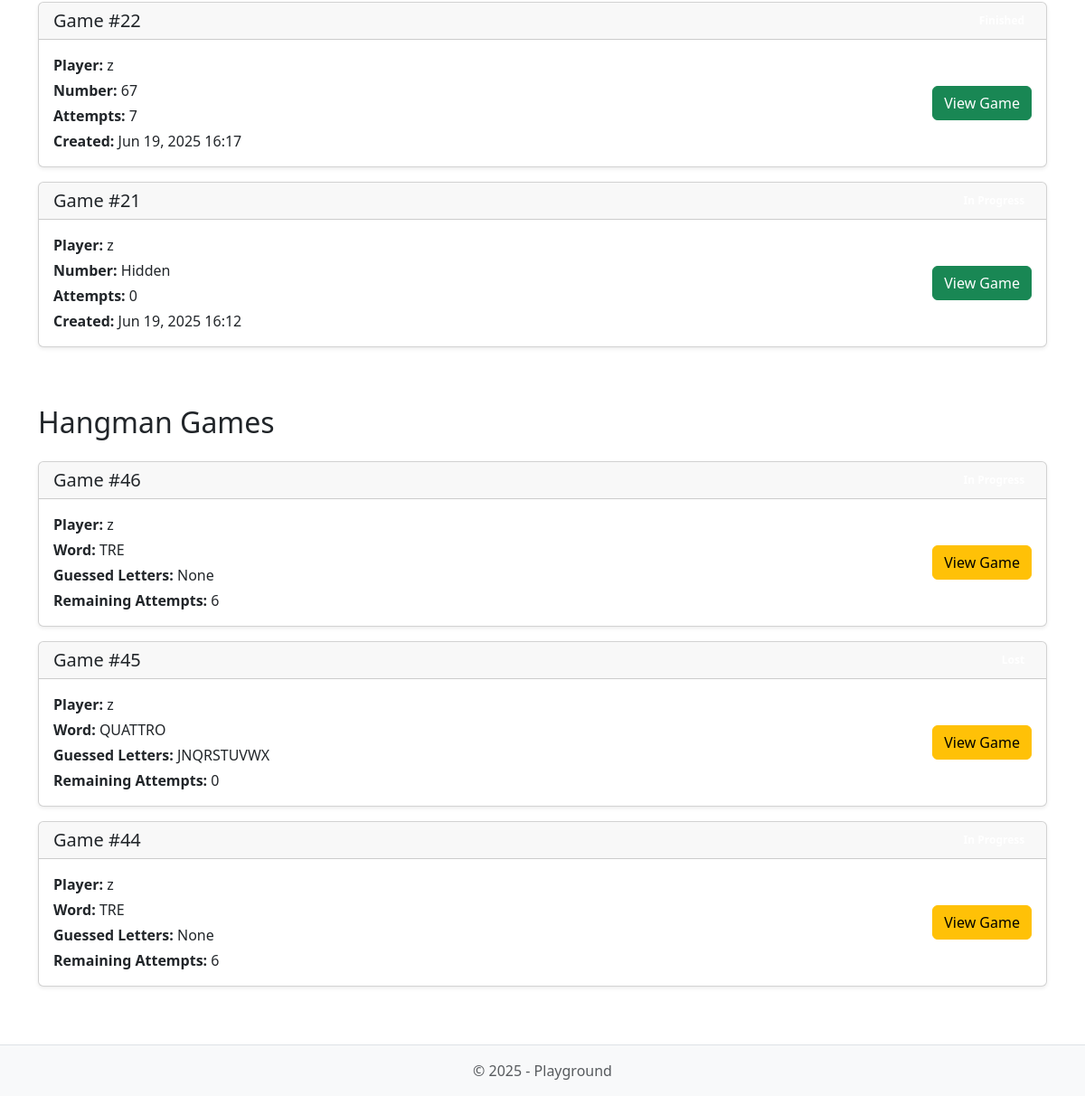
The page /play/past-games/ (signed in, lower part) on the database as committed earlier.
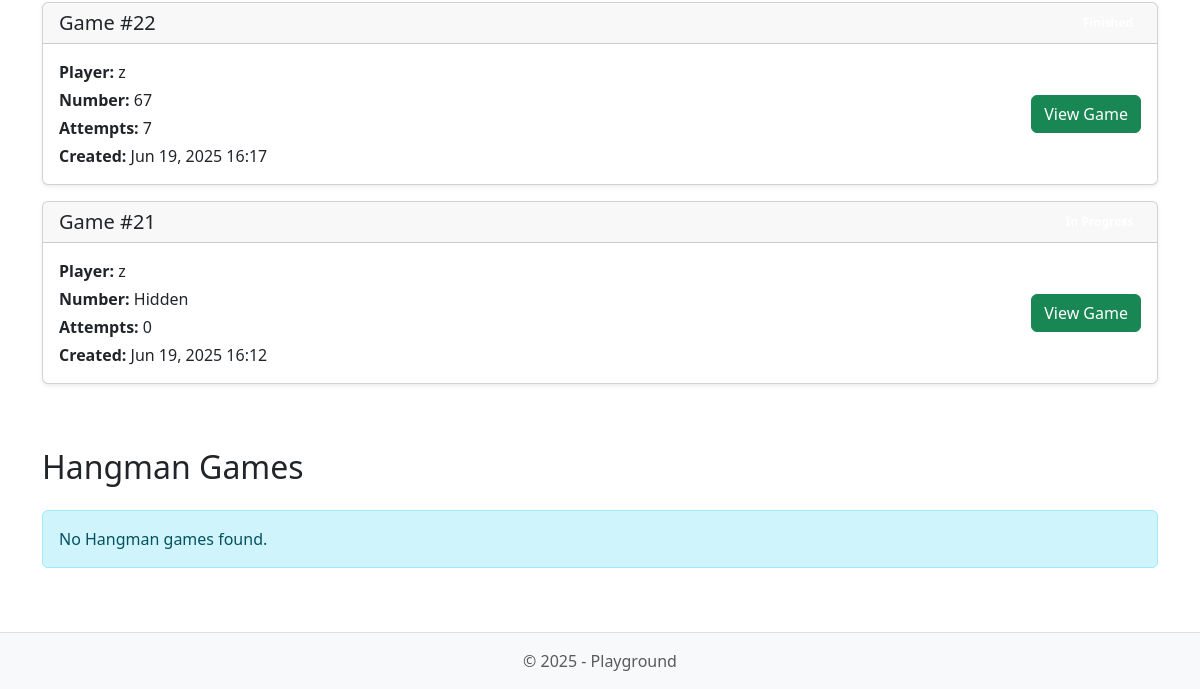
The same page on the database as committed later.
### guess/models.py (models this page shows)
class GuessGame(models.Model):
    user = models.ForeignKey(User, on_delete=models.CASCADE)
    number = models.IntegerField()
    is_over = models.BooleanField(default=False)
    attempts = models.IntegerField(default=0)
    created_at = models.DateTimeField(auto_now_add=True)

### hangman/models.py (models this page shows, shortened)
class HangmanGame(models.Model):
    user = models.ForeignKey(User, on_delete=models.CASCADE)
    word = models.ForeignKey(HangmanWord, on_delete=models.CASCADE)
    guessed_letters = models.CharField(max_length=100, default="")
    remaining_attempts = models.IntegerField(default=6)
    is_over = models.BooleanField(default=False)
    won = models.BooleanField(null=True)
    created_at = models.DateTimeField(auto_now_add=True)

class HangmanWord(models.Model):
    text = models.CharField(max_length=50, unique=True)

### play/views.py (the view)
# urls.py: path('past-games/', views.past_games),
@login_required
def past_games(request):
    template = loader.get_template('past_games.html')
    tris_past_games = TrisGame.objects.filter(user=request.user).order_by('-created_at')[:3]
    hangman_past_games = HangmanGame.objects.filter(user=request.user).order_by('-id')[:3]
    guess_past_games = GuessGame.objects.filter(user=request.user).order_by('-created_at')[:3]
    context = {
        'tris_past_games': tris_past_games,
        'hangman_past_games': hangman_past_games,
        'guess_past_games': guess_past_games,
    }
    return HttpResponse(template.render(context, request))

### play/templates/past_games.html (shortened to what the changed rows need)
{% extends 'base.html' %}
{% block content %}
    <div class="container mt-4">
        <div class="row mb-5">
            <div class="col-12">
                {% if guess_past_games %}
                    {% for game in guess_past_games %}
                        <div class="card mb-3 shadow-sm">
                            <div class="card-header d-flex justify-content-between align-items-center">
                                <h5 class="mb-0">Game #{{ game.id }}</h5>
                                <span class="badge {% if game.is_over %}badge-success{% else %}badge-warning{% endif %}">
                                </span>
                            </div>
                            <div class="card-body">
                                <div class="row">
                                    <div class="col-md-8">
                                        <p class="mb-1"><strong>Player:</strong> {{ game.user.username }}</p>
                                        {% if game.is_over %}
                                            <p class="mb-1"><strong>Number:</strong> {{ game.number }}</p>
                                        {% else %}
                                            <p class="mb-1"><strong>Number:</strong> Hidden</p>
                                        {% endif %}
                                        <p class="mb-1"><strong>Attempts:</strong> {{ game.attempts }}</p>
                                        <p class="mb-0"><strong>Created:</strong> {{ game.created_at|date:"M d, Y H:i" }}</p>
                                    </div>
                                    <div class="col-md-4 d-flex align-items-center justify-content-end">
                                        <a href="/guess/game/finished/{{ game.id }}/" class="btn btn-success">View Game</a>
                                    </div>
                                </div>
                            </div>
                        </div>
                    {% endfor %}
                {% else %}
                    <div class="alert alert-info">
                        <i class="fas fa-info-circle"></i> No Guess Number games found.
                    </div>
                {% endif %}
            </div>
        </div>
        <div class="row mb-5">
            <div class="col-12">
                <h2 class="mb-4">Hangman Games</h2>
                {% if hangman_past_games %}
                    {% for game in hangman_past_games %}
                        <div class="card mb-3 shadow-sm">
                            <div class="card-header d-flex justify-content-between align-items-center">
                                <h5 class="mb-0">Game #{{ game.id }}</h5>
                                <span class="badge {% if game.is_over %}{% if game.won %}badge-success{% else %}badge-danger{% endif %}{% else %}badge-warning{% endif %}">
                                </span>
                            </div>
                            <div class="card-body">
                                <div class="row">
                                    <div class="col-md-8">
                                        <p class="mb-1"><strong>Player:</strong> {{ game.user.username }}</p>
                                        <p class="mb-1"><strong>Word:</strong> {{ game.word.text|upper }}</p>
                                        <p class="mb-1"><strong>Guessed Letters:</strong>
                                            {% if game.guessed_letters %}
                                                {{ game.guessed_letters|upper }}
                                            {% else %}
                                                None
                                            {% endif %}
                                        </p>
                                        <p class="mb-0"><strong>Remaining Attempts:</strong> {{ game.remaining_attempts }}</p>
                                    </div>
                                    <div class="col-md-4 d-flex align-items-center justify-content-end">
                                        <a href="/hangman/game/finished/{{ game.id }}/" class="btn btn-warning">View Game</a>
                                    </div>
                                </div>
                            </div>
                        </div>
                    {% endfor %}
                {% else %}
                    <div class="alert alert-info">
                         No Hangman games found.
                    </div>
                {% endif %}
            </div>
        </div>
    </div>
{% endblock %}

Rows that differ between the two databases and show on the page:
removed HangmanGame: id "46", user.username "z", word.text "TRE", guessed_letters "None", remaining_attempts "6"
removed HangmanGame: id "45", user.username "z", word.text "QUATTRO", guessed_letters "JNQRSTUVWX", remaining_attempts "0"
removed HangmanGame: id "44", user.username "z", word.text "TRE", guessed_letters "None", remaining_attempts "6"
Other text that changed with them:
text now shown: "No Hangman games found."
